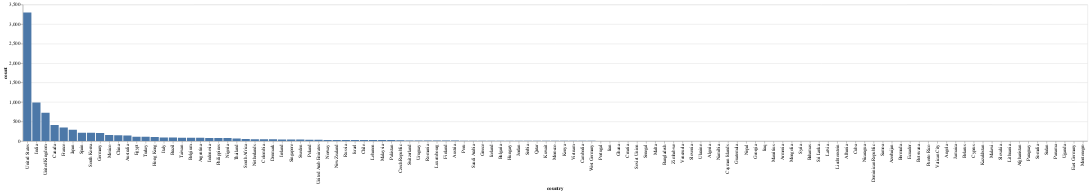

The code cell stored with this chart in its notebook:
### Code cell
# Creata a bar chart using altair
alt.Chart(df_countries_count).mark_bar().encode(
    x=alt.X('country', sort= '-y'),
    y='count'
).interactive()

### Figure 1 — Vega-Lite specification as saved in the notebook (floating-point values rounded to 4 significant figures)
{"config": {"view": {"continuousWidth": 400, "continuousHeight": 300}}, "data": {"name": "data-ad20bf3af7f6f43745247d0f8468610c"}, "mark": "bar", "encoding": {"x": {"type": "nominal", "field": "country", "sort": "-y"}, "y": {"type": "quantitative", "field": "count"}}, "selection": {"selector007": {"type": "interval", "bind": "scales", "encodings": ["x", "y"]}}, "$schema": "https://vega.github.io/schema/vega-lite/v4.8.1.json", "datasets": {"data-ad20bf3af7f6f43745247d0f8468610c": [{"country": "Brazil", "count": 88.0}, {"country": "Mexico", "count": 154.0}, {"country": "Singapore", "count": 39.0}, {"country": "United States", "count": 3297.0}, {"country": "Turkey", "count": 108.0}, {"country": "Egypt", "count": 110.0}, {"country": "India", "count": 990.0}, {"country": "Poland", "count": 36.0}, {"country": "Thailand", "count": 65.0}, {"country": "Nigeria", "count": 76.0}, {"country": "Norway", "count": 29.0}, {"country": "Iceland", "count": 9.0}, {"country": "United Kingdom", "count": 723.0}, {"country": "Japan", "count": 287.0}, {"country": "South Korea", "count": 212.0}, {"country": "Italy", "count": 90.0}, {"country": "Canada", "count": 412.0}, {"country": "Indonesia", "count": 80.0}, {"country": "Romania", "count": 12.0}, {"country": "Spain", "count": 215.0}, {"country": "South Africa", "count": 54.0}, {"country": "France", "count": 349.0}, {"country": "Portugal", "count": 4.0}, {"country": "Hong Kong", "count": 102.0}, {"country": "China", "count": 147.0}, {"country": "Germany", "count": 204.0}, {"country": "Argentina", "count": 82.0}, {"country": "Serbia", "count": 7.0}, {"country": "Denmark", "count": 44.0}, {"country": "Kenya", "count": 5.0}, {"country": "New Zealand", "count": 28.0}, {"country": "Pakistan", "count": 24.0}, {"country": "Australia", "count": 144.0}, {"country": "Taiwan", "count": 85.0}, {"country": "Netherlands", "count": 45.0}, {"country": "Philippines", "count": 78.0}, {"country": "United Arab Emirates", "count": 34.0}, {"country": "Iran", "count": 4.0}, {"country": "Belgium", "count": 85.0}, {"country": "Israel", "count": 26.0}, {"country": "Uruguay", "count": 14.0}, {"country": "Bulgaria", "count": 9.0}, {"country": "Chile", "count": 26.0}, {"country": "Russia", "count": 27.0}, {"country": "Mauritius", "count": 1.0}, {"country": "Lebanon", "count": 26.0}, {"country": "Colombia", "count": 45.0}, {"country": "Algeria", "count": 2.0}, {"country": "Soviet Union", "count": 3.0}, {"country": "Sweden", "count": 39.0}, {"country": "Malaysia", "count": 26.0}, {"country": "Ireland", "count": 40.0}, {"country": "Luxembourg", "count": 11.0}, {"country": "Finland", "count": 11.0}, {"country": "Austria", "count": 11.0}, {"country": "Peru", "count": 10.0}, {"country": "Senegal", "count": 3.0}, {"country": "Switzerland", "count": 17.0}, {"country": "Ghana", "count": 4.0}, {"country": "Saudi Arabia", "count": 10.0}, {"country": "Armenia", "count": 1.0}, {"country": "Jordan", "count": 8.0}, {"country": "Mongolia", "count": 1.0}, {"country": "Namibia", "count": 2.0}, {"country": "Qatar", "count": 7.0}, {"country": "Vietnam", "count": 5.0}, {"country": "Syria", "count": 1.0}, {"country": "Kuwait", "count": 7.0}, {"country": "Malta", "count": 3.0}, {"country": "Czech Republic", "count": 20.0}, {"country": "Bahamas", "count": 1.0}, {"country": "Sri Lanka", "count": 1.0}, {"country": "Cayman Islands", "count": 2.0}, {"country": "Bangladesh", "count": 3.0}, {"country": "Zimbabwe", "count": 3.0}, {"country": "Hungary", "count": 9.0}, {"country": "Latvia", "count": 1.0}, {"country": "Liechtenstein", "count": 1.0}, {"country": "Venezuela", "count": 3.0}, {"country": "Morocco", "count": 6.0}, {"country": "Cambodia", "count": 5.0}, {"country": "Albania", "count": 1.0}, {"country": "Cuba", "count": 1.0}, {"country": "Nicaragua", "count": 1.0}, {"country": "Greece", "count": 10.0}, {"country": "Croatia", "count": 4.0}, {"country": "Guatemala", "count": 2.0}, {"country": "West Germany", "count": 5.0}, {"country": "Slovenia", "count": 3.0}, {"country": "Dominican Republic", "count": 1.0}, {"country": "Nepal", "count": 2.0}, {"country": "Samoa", "count": 1.0}, {"country": "Azerbaijan", "count": 1.0}, {"country": "Bermuda", "count": 1.0}, {"country": "Ecuador", "count": 1.0}, {"country": "Georgia", "count": 2.0}, {"country": "Botswana", "count": 1.0}, {"country": "Puerto Rico", "count": 1.0}, {"country": "Iraq", "count": 2.0}, {"country": "Vatican City", "count": 1.0}, {"country": "Angola", "count": 1.0}, {"country": "Ukraine", "count": 3.0}, {"country": "Jamaica", "count": 1.0}, {"country": "Belarus", "count": 1.0}, {"country": "Cyprus", "count": 1.0}, {"country": "Kazakhstan", "count": 1.0}, {"country": "Malawi", "count": 1.0}, {"country": "Slovakia", "count": 1.0}, {"country": "Lithuania", "count": 1.0}, {"country": "Afghanistan", "count": 1.0}, {"country": "Paraguay", "count": 1.0}, {"country": "Somalia", "count": 1.0}, {"country": "Sudan", "count": 1.0}, {"country": "Panama", "count": 1.0}, {"country": "Uganda", "count": 1.0}, {"country": "East Germany", "count": 1.0}, {"country": "Montenegro", "count": 1.0}]}}
